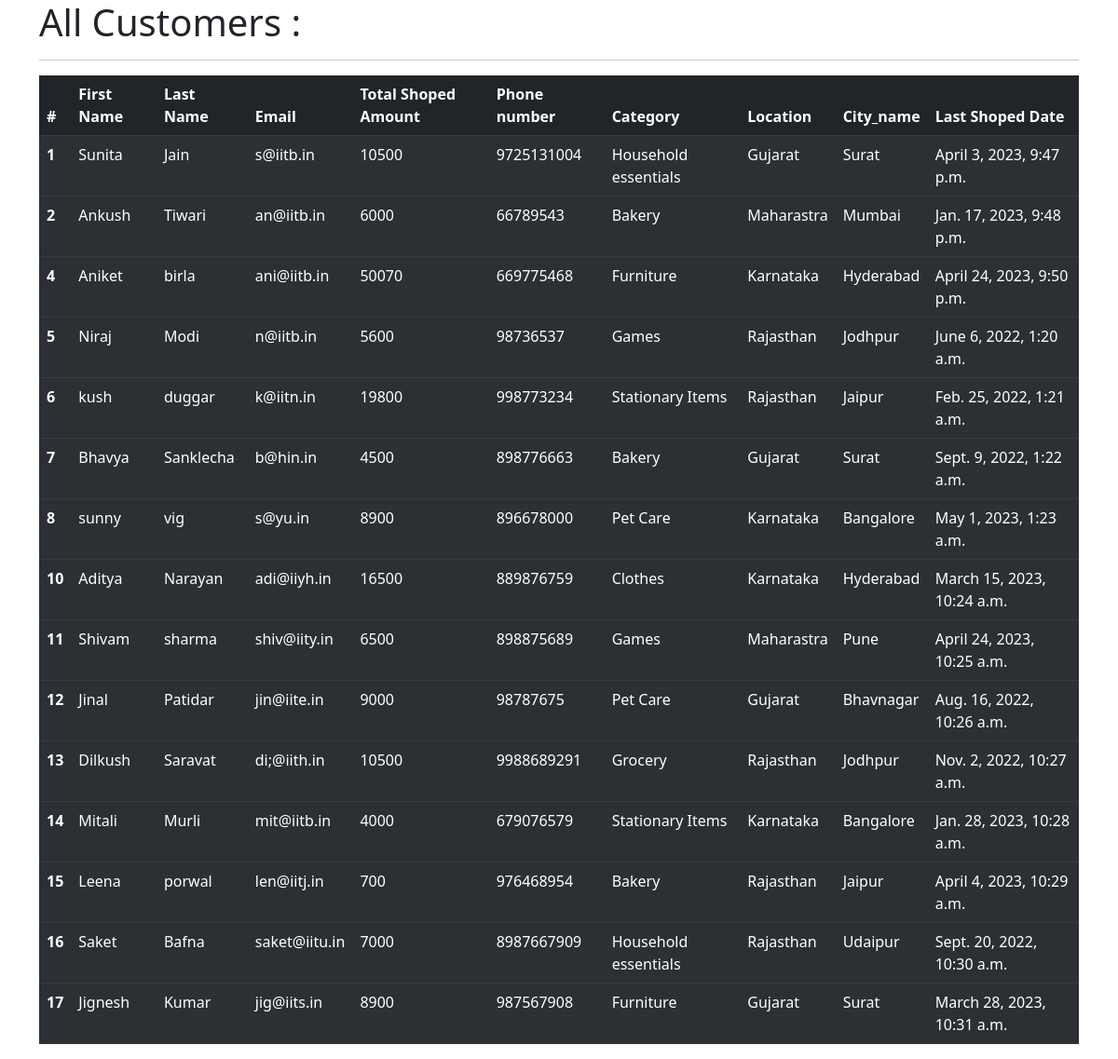
The page /all_cust on the database its author committed.
### App/models.py (models this page shows, shortened)
class Customer(models.Model):
    first_name = models.CharField(max_length=100, null=False)   # represents a character (string) field for the first name of a customer. It can have a maximum length of 100 characters.
    last_name = models.CharField(max_length=100)
    location = models.ForeignKey(Location, on_delete=models.CASCADE)
    email = models.CharField(max_length=100)
    total_shopping_amount = models.IntegerField(default=0)
    preffered_shopping_category = models.ForeignKey(Category, on_delete=models.CASCADE)
    phone = models.IntegerField(default=0)
    last_shoped_date = models.DateTimeField()

class Category(models.Model):
    name=models.CharField(max_length=100, null=False)

class Location(models.Model):
    state_name = models.CharField(max_length=100, null=False)
    city_name = models.CharField(max_length=100)

### App/views.py (the view)
# urls.py: path('all_cust', views.all_cust, name='all_cust'),
def all_cust(request):
    custs = Customer.objects.all()
    context = {
        'custs': custs
    }
    return render(request, 'all_cust.html', context)

### App/templates/all_cust.html (shortened to what this page needs)
<!doctype html>
<html lang="en">
  <head>
    <link href="https://cdn.jsdelivr.net/npm/bootstrap@5.3.0-alpha3/dist/css/bootstrap.min.css" rel="stylesheet">
  </head>
  <body>
    <div class="container">
        <h1>All Customers :</h1>
        <hr>
        <table class="table table-dark table-striped" >
            <thead>
              <tr>
                <th scope="col">#</th>
                <th scope="col">First Name</th>
                <th scope="col">Last Name</th>
                <th scope="col">Email</th>
                <th scope="col">Total Shoped Amount</th>
                <th scope="col">Phone number</th>
                <th scope="col">Category</th>
                <th scope="col">Location</th>
                <th scope="col">City_name</th>
                <th scope="col">Last Shoped Date</th>
              </tr>
            </thead>
            {% for cust in custs %}
            <tbody>
              <tr>
                <th scope="row">{{cust.id}}</th>
                <td>{{cust.first_name}}</td>
                <td>{{cust.last_name}}</td>
                <td>{{cust.email}}</td>
                <td>{{cust.total_shopping_amount}}</td>
                <td>{{cust.phone}}</td>
                <td>{{cust.preffered_shopping_category.name}}</td>
                <td>{{cust.location.state_name}}</td>
                <td>{{cust.location.city_name}}</td>
                <td>{{cust.last_shoped_date}}</td>
              </tr>
            </tbody>
            {% endfor %}
          </table>
    </div>
  </body>
</html>

### rows shown on the page
Customer: id "1", first_name "Sunita", last_name "Jain", email "s@iitb.in", total_shopping_amount "10500", phone "9725131004", preffered_shopping_category.name "Household essentials", location.state_name "Gujarat", location.city_name "Surat", last_shoped_date "April 3, 2023, 9:47 p.m."
Customer: id "2", first_name "Ankush", last_name "Tiwari", email "an@iitb.in", total_shopping_amount "6000", phone "66789543", preffered_shopping_category.name "Bakery", location.state_name "Maharastra", location.city_name "Mumbai", last_shoped_date "Jan. 17, 2023, 9:48 p.m."
Customer: id "4", first_name "Aniket", last_name "birla", email "ani@iitb.in", total_shopping_amount "50070", phone "669775468", preffered_shopping_category.name "Furniture", location.state_name "Karnataka", location.city_name "Hyderabad", last_shoped_date "April 24, 2023, 9:50 p.m."
Customer: id "5", first_name "Niraj", last_name "Modi", email "n@iitb.in", total_shopping_amount "5600", phone "98736537", preffered_shopping_category.name "Games", location.state_name "Rajasthan", location.city_name "Jodhpur", last_shoped_date "June 6, 2022, 1:20 a.m."
Customer: id "6", first_name "kush", last_name "duggar", email "k@iitn.in", total_shopping_amount "19800", phone "998773234", preffered_shopping_category.name "Stationary Items", location.state_name "Rajasthan", location.city_name "Jaipur", last_shoped_date "Feb. 25, 2022, 1:21 a.m."
Customer: id "7", first_name "Bhavya", last_name "Sanklecha", email "b@hin.in", total_shopping_amount "4500", phone "898776663", preffered_shopping_category.name "Bakery", location.state_name "Gujarat", location.city_name "Surat", last_shoped_date "Sept. 9, 2022, 1:22 a.m."
Customer: id "8", first_name "sunny", last_name "vig", email "s@yu.in", total_shopping_amount "8900", phone "896678000", preffered_shopping_category.name "Pet Care", location.state_name "Karnataka", location.city_name "Bangalore", last_shoped_date "May 1, 2023, 1:23 a.m."
Customer: id "10", first_name "Aditya", last_name "Narayan", email "adi@iiyh.in", total_shopping_amount "16500", phone "889876759", preffered_shopping_category.name "Clothes", location.state_name "Karnataka", location.city_name "Hyderabad", last_shoped_date "March 15, 2023, 10:24 a.m."
Customer: id "11", first_name "Shivam", last_name "sharma", email "shiv@iity.in", total_shopping_amount "6500", phone "898875689", preffered_shopping_category.name "Games", location.state_name "Maharastra", location.city_name "Pune", last_shoped_date "April 24, 2023, 10:25 a.m."
Customer: id "12", first_name "Jinal", last_name "Patidar", email "jin@iite.in", total_shopping_amount "9000", phone "98787675", preffered_shopping_category.name "Pet Care", location.state_name "Gujarat", location.city_name "Bhavnagar", last_shoped_date "Aug. 16, 2022, 10:26 a.m."
Customer: id "13", first_name "Dilkush", last_name "Saravat", email "di;@iith.in", total_shopping_amount "10500", phone "9988689291", preffered_shopping_category.name "Grocery", location.state_name "Rajasthan", location.city_name "Jodhpur", last_shoped_date "Nov. 2, 2022, 10:27 a.m."
Customer: id "14", first_name "Mitali", last_name "Murli", email "mit@iitb.in", total_shopping_amount "4000", phone "679076579", preffered_shopping_category.name "Stationary Items", location.state_name "Karnataka", location.city_name "Bangalore", last_shoped_date "Jan. 28, 2023, 10:28 a.m."
Customer: id "15", first_name "Leena", last_name "porwal", email "len@iitj.in", total_shopping_amount "700", phone "976468954", preffered_shopping_category.name "Bakery", location.state_name "Rajasthan", location.city_name "Jaipur", last_shoped_date "April 4, 2023, 10:29 a.m."
Customer: id "16", first_name "Saket", last_name "Bafna", email "saket@iitu.in", total_shopping_amount "7000", phone "8987667909", preffered_shopping_category.name "Household essentials", location.state_name "Rajasthan", location.city_name "Udaipur", last_shoped_date "Sept. 20, 2022, 10:30 a.m."
Customer: id "17", first_name "Jignesh", last_name "Kumar", email "jig@iits.in", total_shopping_amount "8900", phone "987567908", preffered_shopping_category.name "Furniture", location.state_name "Gujarat", location.city_name "Surat", last_shoped_date "March 28, 2023, 10:31 a.m."
